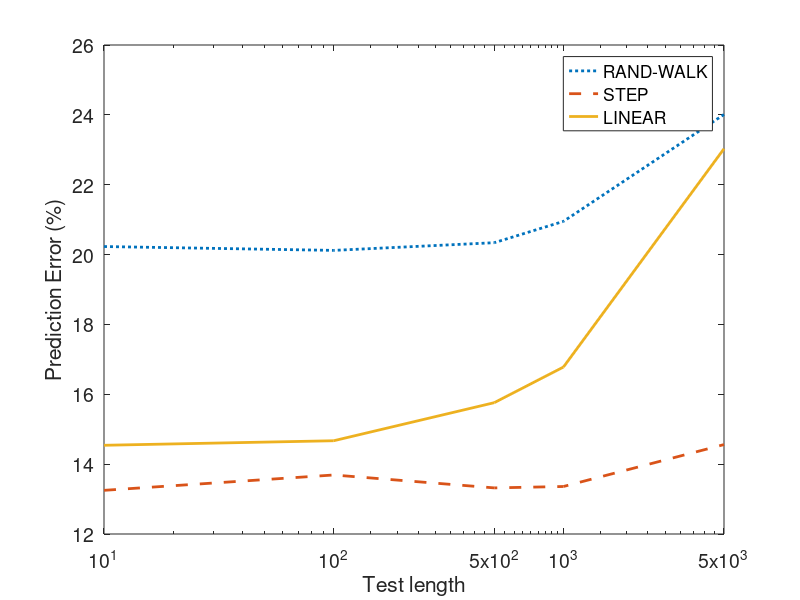

This figure's MATLAB source:
% plot test len
auto = [20.23 20.12 20.34 20.95 24.01];
step = [13.2500   13.6900   13.3200   13.3600   14.5600];
linear = [14.5400   14.6700   15.7600   16.7800   23.0300];
% auto = auto - mean(auto);step = step - mean(step); linear = linear - mean(linear);
len = [10 100 500 1000 5000];
figure()
semilogx(len,auto,':','linewidth',2);hold on;
semilogx(len,step,'--','linewidth',2);
semilogx(len,linear,'linewidth',2);
legend('RAND-WALK','STEP','LINEAR');
xlabel('Test length');ylabel('Prediction Error (%)');
xticks(len);xlim([10 5000]);
set(gca,'FontSize',14);
set(0,'defaultfigureposition',[10 10 1200 1000]);